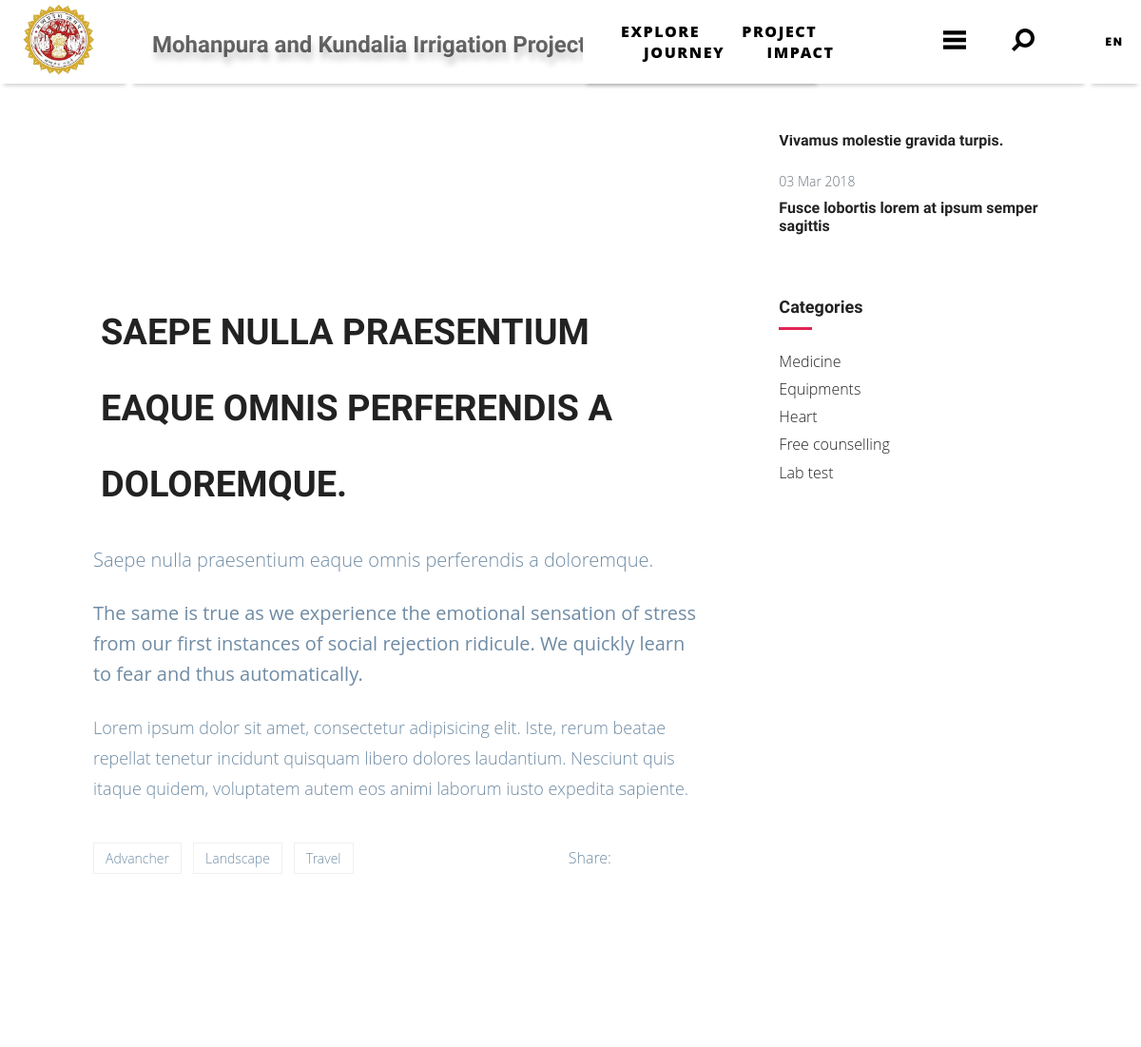
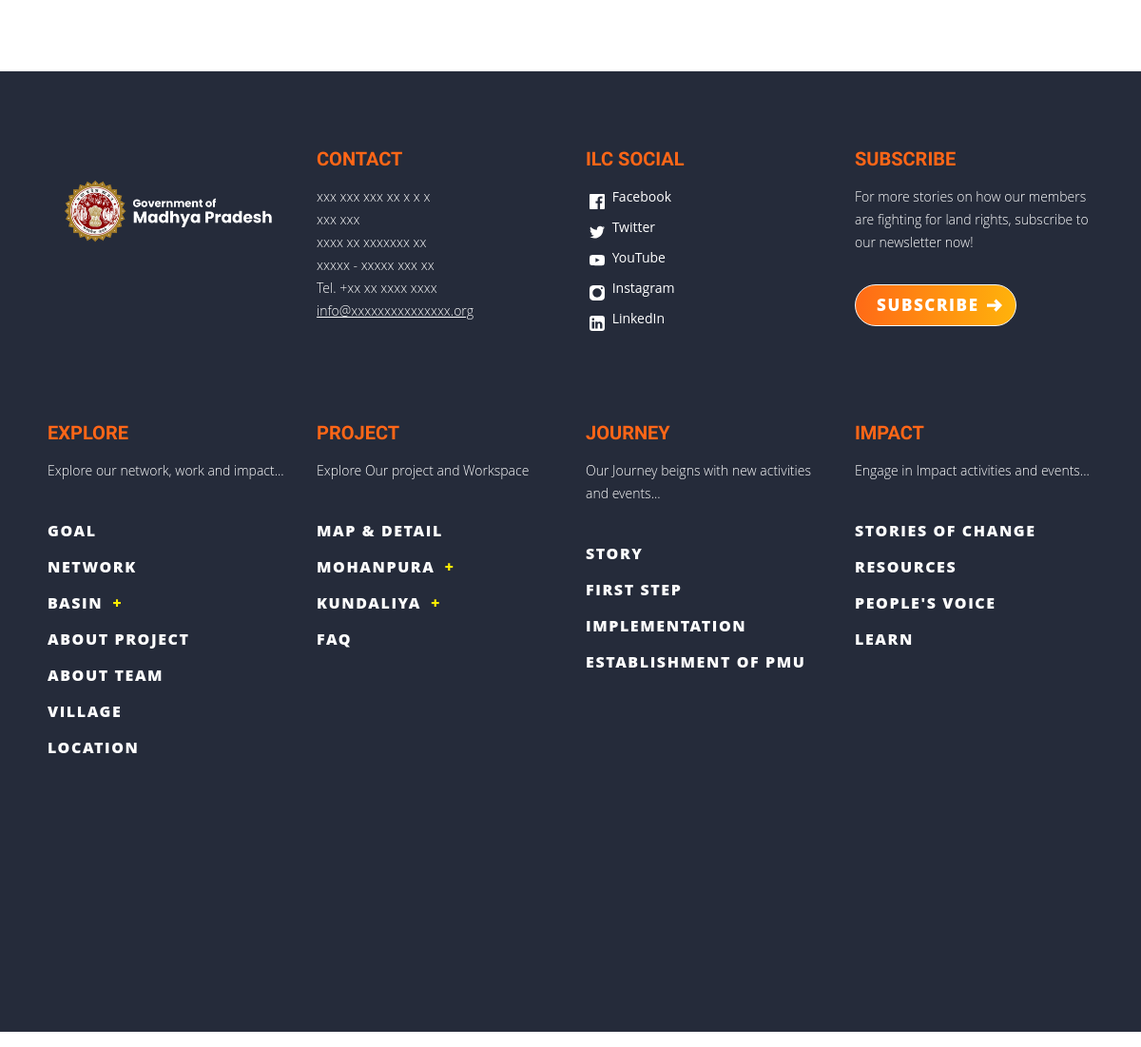
Screenshot of /Blog/1/ with the database file from the repository (2 pictures, top to bottom).
### zapp/models.py (models this page shows, shortened)
class Blogs(models.Model):
    categorys = models.ForeignKey(Blog_category, on_delete=models.CASCADE, null=True)
    name =  models.CharField(max_length=50)
    detail = models.TextField(null=True)
    discription = RichTextField(null=True)
    image = models.FileField(null=True)
    date = models.DateField(auto_now=True)

### zapp/views.py (the view)
# urls.py: path('Blog/<int:blo_id>/',BLOGDETAIL, name='blogdetail'),
def BLOGDETAIL(request,blo_id):
    cat = Blogs.objects.get(id=blo_id)
    d = {"cat":cat,}
    return render(request, 'dynamic/Blog_dynamic.html',d)

### zapp/templates/dynamic/Blog_dynamic.html (shortened to what this page needs)
<!DOCTYPE html>
<html lang="zxx">
<head>
    {% load static %}
  <link rel="stylesheet" href="{% static 'doctor/plugins/bootstrap/css/bootstrap.min.css' %}">
  <link rel="stylesheet" href="{% static 'doctor/plugins/icofont/icofont.min.css' %}">
  <link rel="stylesheet" href="{% static 'doctor/plugins/slick-carousel/slick/slick.css' %}">
  <link rel="stylesheet" href="{% static 'doctor/plugins/slick-carousel/slick/slick-theme.css' %}">
  <link rel="stylesheet" href="{% static 'doctor/css/style.css' %}">
</head>
<body id="top">
{% include 'header.html' %}
<div class="background-text bg_light" >
    <div class="background-text__content"  >
    <h1 class="block block--large highlight-header" style="padding-left: 25%;font-size: 60px;margin-top: -70px;" ><span class="highlight-header" style="color: #252B3A;" ></span></h1>
    <section class="section blog-wrap" style="padding-left: 50px;padding-right: 50px;margin-top: -180px;" >
        <div class="container">
            <div class="row">
                <div class="col-lg-8">
                    <div class="row">
                        <section class="section service-2">
                            <div class="container">
                                <div class="col-lg-12 mb-5">
                                    <div class="single-blog-item">
                                        <div class="blog-item-content mt-5">
                                            <h2 class="mb-4 text-md"><a href="">{{ cat.detail }}</a></h2>
                                            <p class="lead mb-4">{{ cat.discription| safe }}</p>
                                            <p class="lead mb-4 font-weight-normal text-black">The same is true as we experience the emotional sensation of stress from our first instances of social rejection ridicule. We quickly learn to fear and thus automatically.</p>
                                            <p>Lorem ipsum dolor sit amet, consectetur adipisicing elit. Iste, rerum beatae repellat tenetur incidunt quisquam libero dolores laudantium. Nesciunt quis itaque quidem, voluptatem autem eos animi laborum iusto expedita sapiente.</p>
                                            <div class="mt-5 clearfix">
                                                <ul class="float-left list-inline tag-option">
                                                    <li class="list-inline-item"><a href="#">Advancher</a></li>
                                                    <li class="list-inline-item"><a href="#">Landscape</a></li>
                                                    <li class="list-inline-item"><a href="#">Travel</a></li>
                                                   </ul>
                                                <ul class="float-right list-inline">
                                                    <li class="list-inline-item"> Share: </li>
                                                    <li class="list-inline-item"><a href="#" target="_blank"><i class="icofont-facebook" aria-hidden="true"></i></a></li>
                                                    <li class="list-inline-item"><a href="#" target="_blank"><i class="icofont-twitter" aria-hidden="true"></i></a></li>
                                                    <li class="list-inline-item"><a href="#" target="_blank"><i class="icofont-pinterest" aria-hidden="true"></i></a></li>
                                                    <li class="list-inline-item"><a href="#" target="_blank"><i class="icofont-linkedin" aria-hidden="true"></i></a></li>
                                                </ul>
                                            </div>
                                        </div>
                                    </div>
                                </div>
                            </div>
                        </section>
    </div>
                </div>
                <div class="col-lg-4" style="margin-top:-850px" >
                    <div class="sidebar-wrap pl-lg-4 mt-5 mt-lg-0" >
        <div class="sidebar-widget latest-post mb-3">
            <div class="py-2">
                <h6 class="my-2"><a href="#">Vivamus molestie gravida turpis.</a></h6>
            </div>
            <div class="py-2">
                <span class="text-sm text-muted">03 Mar 2018</span>
                <h6 class="my-2"><a href="#">Fusce lobortis lorem at ipsum semper sagittis</a></h6>
            </div>
        </div>
        <div class="sidebar-widget category mb-3">
            <h5 class="mb-4">Categories</h5>
            <ul class="list-unstyled">
              <li class="align-items-center">
                <a href="#">Medicine</a>
              </li>
              <li class="align-items-center">
                <a href="#">Equipments</a>
              </li>
              <li class="align-items-center">
                <a href="#">Heart</a>
              </li>
              <li class="align-items-center">
                <a href="#">Free counselling</a>
              </li>
              <li class="align-items-center">
                <a href="#">Lab test</a>
              </li>
            </ul>
        </div>
    </div>
                </div>
            </div>
        </div>
    </section>
{% include 'footer.html' %}
  </body>
  </html>

### zapp/static/doctor/css/style.css (style rules this page uses)
html { overflow-x: hidden; }
body { line-height: 1.6; font-family: "Roboto", sans-serif; -webkit-font-smoothing: antialiased; font-size: 16px; color: #6F8BA4; font-weight: 400; }
h1, .h1, h2, .h2, h3, .h3, h4, .h4, h5, .h5, h6, .h6 { font-family: "Exo", sans-serif; font-weight: 700; color: #222; }
h1, .h1 { font-size: 2.5rem; }
h2, .h2 { font-size: 44px; }
h5, .h5 { font-size: 1.25rem; }
h6, .h6 { font-size: 1rem; }
p { line-height: 30px; }
.section { padding: 100px 0; }
.text-sm { font-size: 14px; }
.text-md { font-size: 2.25rem; }
.blog-item-content h2 { font-weight: 600; font-size: 38px; }
.tag-option a { border: 1px solid #eff0f3; padding: 6px 12px; color: #6F8BA4; font-size: 14px; }
.sidebar-widget { margin-bottom: 30px; padding-bottom: 35px; }
.sidebar-widget h5 { margin-bottom: 30px; position: relative; padding-bottom: 15px; }
.sidebar-widget h5:before { position: absolute; content: ""; left: 0px; bottom: 0px; width: 35px; height: 3px; background: #e12454; }
.sidebar-widget.category ul li { margin-bottom: 10px; }
.sidebar-widget.category ul li a { color: #222; transition: all 0.3s ease; }

### rows the page displays
Blogs: detail "SAEPE NULLA PRAESENTIUM EAQUE OMNIS PERFERENDIS A DOLOREMQUE.", discription "Saepe nulla praesentium eaque omnis perferendis a doloremque."
